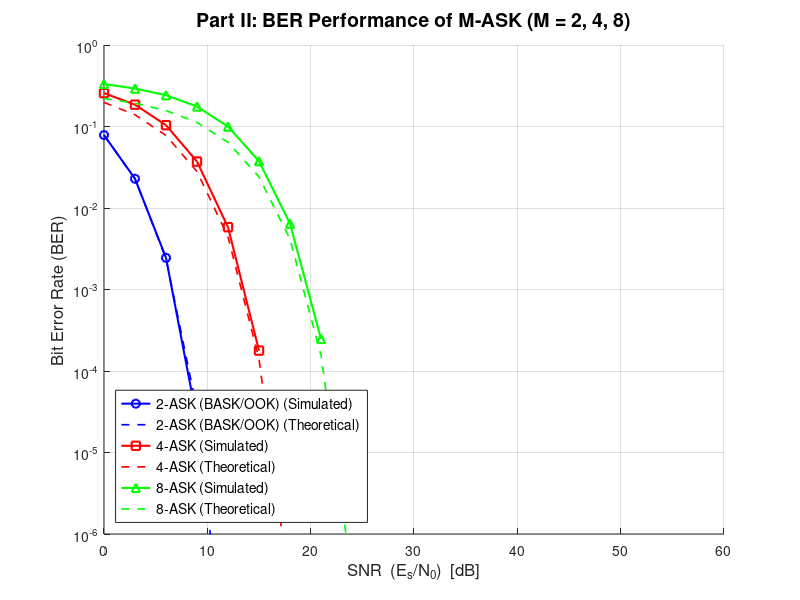

The MATLAB script that drew this image:
%% Digital Communications Final Project
%  Part II: Compare the Performance of M-ASK for M = 2, 4, 8
%  Author: [Your Name]
%  Date: 2026

clc; clear; close all;

%% =========================================================
%  SIMULATION PARAMETERS
%% =========================================================
num_bits      = 1e6;               % Number of bits per SNR value
SNR_dB        = 0:3:60;           % SNR range in dB (0 to 60, step 3)
M_values      = [2, 4, 8];        % ASK orders to simulate
num_M         = length(M_values);

% Pre-allocate BER storage: rows = M-ASK order, cols = SNR points
BER_sim = zeros(num_M, length(SNR_dB));
BER_theory = zeros(num_M, length(SNR_dB));

%% =========================================================
%  IMPORTANT: Minimum Distance Constraint
%  For M-ASK with equally spaced levels and minimum distance d_min,
%  symbol levels are chosen as:  -(M-1), -(M-3), ..., (M-3), (M-1)
%  scaled so that d_min = 2 for all M (i.e., adjacent levels differ by 2).
%  This ensures a FAIR comparison across M values.
%% =========================================================

for m_idx = 1:num_M
    M      = M_values(m_idx);          % Current ASK order (2, 4, or 8)
    k      = log2(M);                  % Bits per symbol
    
    % --- Step 3: Generate M-ASK Constellation ---
    % Levels: -(M-1), -(M-3), ..., (M-3), (M-1)
    % Minimum distance = 2 (same for all M)
    levels = -(M-1) : 2 : (M-1);      % e.g., M=2 -> [-1,1]; M=4 -> [-3,-1,1,3]
    
    % Average symbol power for these levels
    % E_s = mean(levels.^2)
    E_s_avg = mean(levels .^ 2);
    
    % --- Generate random bit stream ---
    bits = randi([0 1], 1, num_bits);
    
    % --- Group bits into symbols ---
    % Zero-pad if necessary so total bits is divisible by k
    num_pad = mod(-num_bits, k);           % padding needed
    bits_padded = [bits, zeros(1, num_pad)];
    num_symbols = length(bits_padded) / k;
    
    % Reshape into (k x num_symbols) and convert each column from binary to decimal
    % No bi2de (requires Communications Toolbox) — use matrix multiply instead:
    %   weights [2^(k-1), 2^(k-2), ..., 1] dot each row of bit_matrix gives decimal value
    bit_matrix   = reshape(bits_padded, k, num_symbols);  % k rows, num_symbols cols
    weights      = 2.^(k-1 : -1 : 0);                    % MSB-first weights, 1 x k
    symbol_index = weights * bit_matrix;                  % 1 x num_symbols, decimal 0..M-1
    
    % Map symbol indices to ASK amplitude levels
    tx_symbols = levels(symbol_index + 1);   % MATLAB indexing: +1
    
    fprintf('Simulating %d-ASK (M=%d, k=%d bits/symbol, E_s=%.4f)...\n', ...
             M, M, k, E_s_avg);
    
    %% -------------------------------------------------------
    %  Loop over each SNR value
    %% -------------------------------------------------------
    BER = [];   % Reset BER vector for this M
    
    for snr_idx = 1:length(SNR_dB)
        
        snr_linear = 10^(SNR_dB(snr_idx)/10);   % Convert SNR from dB to linear
        
        % --- Step 4: Add AWGN Noise ---
        % SNR (per symbol) = E_s / N0
        % => N0 = E_s / SNR
        % Noise variance (one-sided) sigma^2 = N0/2
        N0        = E_s_avg / snr_linear;
        sigma     = sqrt(N0 / 2);               % Std deviation of noise
        noise     = sigma * randn(1, num_symbols);  % Real AWGN (ASK is 1D)
        
        rx_signal = tx_symbols + noise;         % Received signal = sent + noise
        
        % --- Step 5: Decision / Detection ---
        % Minimum distance detector: find the closest ASK level for each sample
        % Expand for vectorised nearest-neighbour search
        % rx_signal: 1 x num_symbols
        % levels:    1 x M
        % Compute distance matrix: num_symbols x M
        dist_matrix   = abs(rx_signal' - levels);        % num_symbols x M
        [~, detected_idx] = min(dist_matrix, [], 2);     % index of closest level
        detected_idx  = detected_idx' - 1;               % back to 0-based indices
        
        % --- Decode detected indices back to bits ---
        % No de2bi (requires Communications Toolbox) — use bitshift/bitand instead:
        %   extract each bit by shifting right and masking with 1
        detected_bits_matrix = zeros(num_symbols, k);
        for bit_pos = 1:k
            detected_bits_matrix(:, bit_pos) = bitand(floor(detected_idx / 2^(k - bit_pos)), 1);
        end
        detected_bits = reshape(detected_bits_matrix', 1, []);       % 1 x (num_symbols*k)
        
        % Trim to original bit length (remove padding)
        detected_bits = detected_bits(1:num_bits);
        
        % --- Step 6: Count bit errors ---
        num_errors = sum(bits ~= detected_bits);
        
        % --- Step 7: Calculate and store BER ---
        prob_error = num_errors / num_bits;
        BER = [BER, prob_error];                          %#ok<AGROW>
    end
    
    BER_sim(m_idx, :) = BER;
    
    %% -------------------------------------------------------
    %  Theoretical BER for M-ASK (Gray-coded, AWGN)
    %  BER ≈ (2*(M-1)/M) / log2(M)  *  Q( sqrt(6*log2(M)*SNR_b / (M^2-1)) )
    %  where SNR_b = Eb/N0 (per bit SNR)
    %  Note: SNR_dB here refers to Es/N0; Eb/N0 = (Es/N0) / log2(M)
    %% -------------------------------------------------------
    for snr_idx = 1:length(SNR_dB)
        snr_linear = 10^(SNR_dB(snr_idx)/10);   % Es/N0 linear
        Eb_N0      = snr_linear / k;              % Eb/N0 linear
        
        % Theoretical BER for M-ASK with Gray coding
        arg = sqrt(6 * k * Eb_N0 / (M^2 - 1));
        BER_theory(m_idx, snr_idx) = (2*(M-1)/M) / k * qfunc(arg);
    end
    
end

%% =========================================================
%  Step 8: Plot BER Curves
%% =========================================================
figure('Name','Part II: M-ASK BER Performance','NumberTitle','off', ...
       'Color','white','Position',[100 100 900 600]);

colors  = {'b', 'r', 'g'};
markers = {'o', 's', '^'};
M_labels = {'2-ASK (BASK/OOK)','4-ASK','8-ASK'};

hold on; grid on;

for m_idx = 1:num_M
    % Simulated BER
    semilogy(SNR_dB, BER_sim(m_idx,:), ...
             [colors{m_idx}, markers{m_idx}, '-'], ...
             'LineWidth', 1.5, 'MarkerSize', 6, ...
             'DisplayName', [M_labels{m_idx}, ' (Simulated)']);
    
    % Theoretical BER
    semilogy(SNR_dB, BER_theory(m_idx,:), ...
             [colors{m_idx}, '--'], ...
             'LineWidth', 1.2, ...
             'DisplayName', [M_labels{m_idx}, ' (Theoretical)']);
end

xlabel('SNR  (E_s/N_0)  [dB]', 'FontSize', 12);
ylabel('Bit Error Rate (BER)', 'FontSize', 12);
title('Part II: BER Performance of M-ASK (M = 2, 4, 8)', 'FontSize', 14);
legend('Location','southwest','FontSize',10);
xlim([0 60]);
ylim([1e-6 1]);
hold off;

fprintf('\nSimulation complete. Figure displayed.\n');

%% =========================================================
%  HELPER FUNCTION: Q-function
%% =========================================================
function y = qfunc(x)
    % Q(x) = 0.5 * erfc(x / sqrt(2))
    y = 0.5 * erfc(x / sqrt(2));
end
